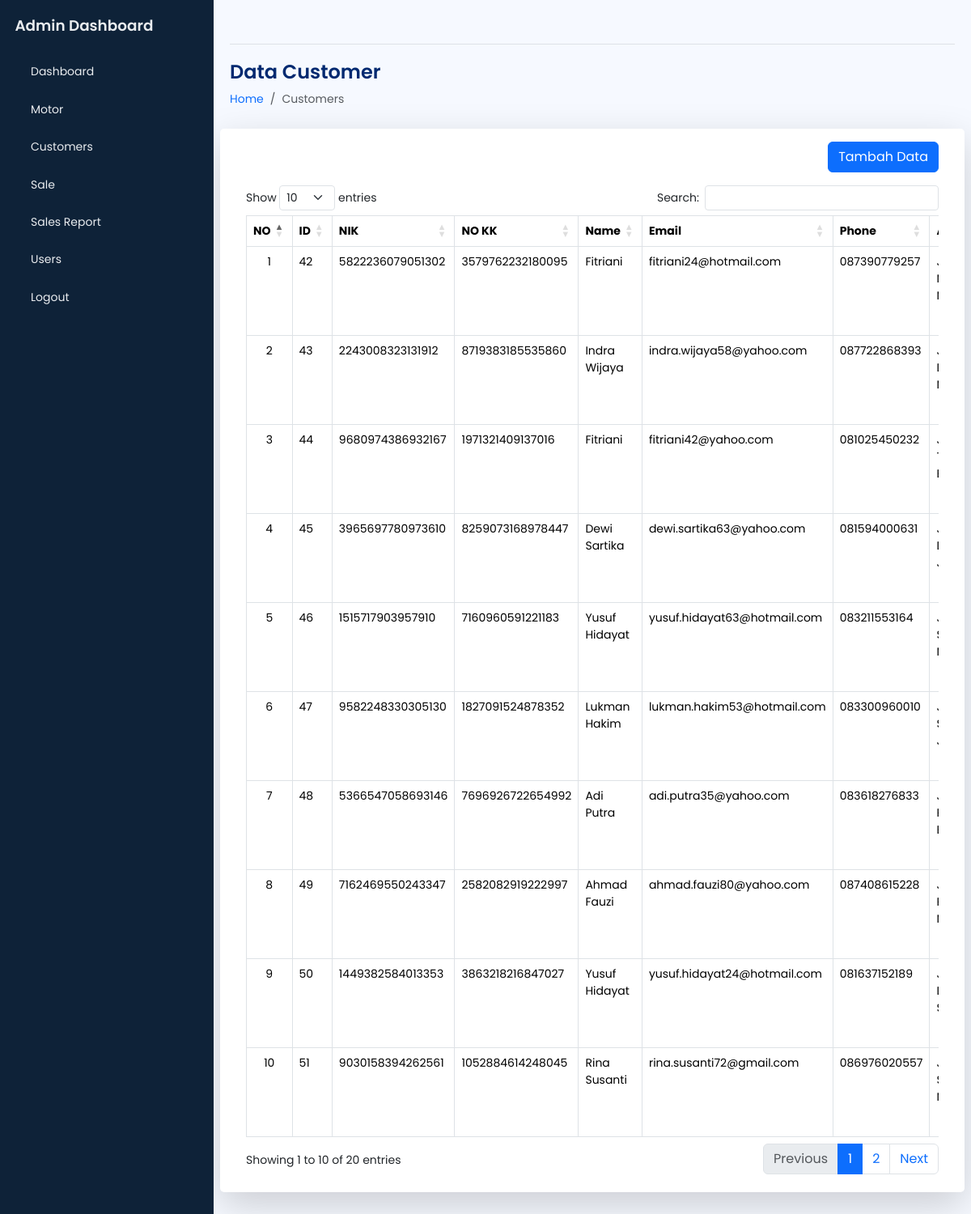
The page /admin/manage_customers.php (signed in) on the database its author committed.
### tables this page shows
CREATE TABLE `customers` (
  `customer_id` int(11) NOT NULL,
  `nik` varchar(25) NOT NULL,
  `no_kk` varchar(25) NOT NULL,
  `name` varchar(100) NOT NULL,
  `email` varchar(100) NOT NULL,
  `phone` varchar(20) DEFAULT NULL,
  `address` text DEFAULT NULL,
  `ktp` varchar(255) NOT NULL,
  `kk` varchar(255) NOT NULL,
  `created_at` timestamp NOT NULL DEFAULT current_timestamp()
);

### admin/manage_customers.php (the view, shortened to what this page needs)
<?php
require_once '../config.php';
$sql = "SELECT * FROM customers";
$result = $conn->query($sql);
?>
<!DOCTYPE html>
<html lang="en">
<head>
    <?php include 'template/header.php'; ?>
</head>
<body>
    <div class="wrapper">
        <?php include 'template/sidebar.php'; ?>
        <main id="main" class="main">
            <?php include 'template/nav.php'; ?>
            <div class="pagetitle">
                <h1 class="mb-2">Data Customer</h1>
                <nav>
                    <ol class="breadcrumb">
                        <li class="breadcrumb-item"><a href="index.html">Home</a></li>
                        <li class="breadcrumb-item active">Customers</li>
                    </ol>
                </nav>
            </div>
            <section class="section dashboard">
                <div class="row">
                    <div class="col-lg-12">
                        <div class="row">
                            <div class="card shadow-lg">
                                <div class="card-body">
                                    <div class="d-flex justify-content-end">
                                        <button type="button" class="btn btn-primary mb-3 mt-3" data-bs-toggle="modal" data-bs-target="#CustomerModal">Tambah Data</button>
                                    </div>
                                    <div class="overflow-x-auto">
                                        <table class="table table-bordered display overflow-scroll" id="customerTable">
                                            <thead>
                                                <tr>
                                                    <th>NO</th>
                                                    <th>ID</th>
                                                    <th>NIK</th>
                                                    <th>NO KK</th>
                                                    <th>Name</th>
                                                    <th>Email</th>
                                                    <th>Phone</th>
                                                    <th>Address</th>
                                                </tr>
                                            </thead>
                                            <tbody>
                                                <?php $no = 1; ?>
                                                <?php while ($row = $result->fetch_assoc()) : ?>
                                                    <tr>
                                                        <td class="text-center"><?php echo $no++; ?></td>
                                                        <td><?php echo $row['customer_id']; ?></td>
                                                        <td><?php echo $row['nik']; ?></td>
                                                        <td><?php echo $row['no_kk']; ?></td>
                                                        <td><?php echo $row['name']; ?></td>
                                                        <td><?php echo $row['email']; ?></td>
                                                        <td><?php echo $row['phone']; ?></td>
                                                        <td><?php echo $row['address']; ?></td>
                                                    </tr>
                                                <?php endwhile; ?>
                                            </tbody>
                                        </table>
                                    </div>
                                </div>
                            </div>
                        </div>
                    </div>
                </div>
            </section>
        </main>
    </div>
</body>
</html>

### admin/assets/css/style.css (style rules this page uses)
body { font-family: "Poppins", sans-serif; font-size: 0.875rem; opacity: 1; overflow-y: scroll; background: #f6f9ff; color: #444444; }
a { cursor: pointer; text-decoration: none; font-family: "Poppins", sans-serif; }
li { list-style: none; }
.wrapper { align-items: stretch; display: flex; width: 100%; }
.main { display: flex; flex-direction: column; min-height: 100vh; min-width: 0; overflow: hidden; transition: all 0.35s ease-in-out; width: 100%; padding: 0 20px 30px; }
.pagetitle { margin-bottom: 10px; margin-top: 20px; }
.pagetitle h1 { font-size: 24px; margin-bottom: 0; font-weight: 600; color: #012970; }
.card { margin-bottom: 30px; border: none; background-color: white; border-radius: 5px; box-shadow: 0px 0 30px rgba(1, 41, 112, 0.1); }
.card-body { padding: 0 20px 20px 20px; }

### rows shown on the page
customers: customer_id "42", nik "5822236079051302", no_kk "3579762232180095", name "Fitriani", email "fitriani24@hotmail.com", phone "087390779257"
customers: customer_id "43", nik "2243008323131912", no_kk "8719383185535860", name "Indra Wijaya", email "indra.wijaya58@yahoo.com", phone "087722868393"
customers: customer_id "44", nik "9680974386932167", no_kk "1971321409137016", name "Fitriani", email "fitriani42@yahoo.com", phone "081025450232"
customers: customer_id "45", nik "3965697780973610", no_kk "8259073168978447", name "Dewi Sartika", email "dewi.sartika63@yahoo.com", phone "081594000631"
customers: customer_id "46", nik "1515717903957910", no_kk "7160960591221183", name "Yusuf Hidayat", email "yusuf.hidayat63@hotmail.com", phone "083211553164"
customers: customer_id "47", nik "9582248330305130", no_kk "1827091524878352", name "Lukman Hakim", email "lukman.hakim53@hotmail.com", phone "083300960010"
customers: customer_id "48", nik "5366547058693146", no_kk "7696926722654992", name "Adi Putra", email "adi.putra35@yahoo.com", phone "083618276833"
customers: customer_id "49", nik "7162469550243347", no_kk "2582082919222997", name "Ahmad Fauzi", email "ahmad.fauzi80@yahoo.com", phone "087408615228"
customers: customer_id "50", nik "1449382584013353", no_kk "3863218216847027", name "Yusuf Hidayat", email "yusuf.hidayat24@hotmail.com", phone "081637152189"
customers: customer_id "51", nik "9030158394262561", no_kk "1052884614248045", name "Rina Susanti", email "rina.susanti72@gmail.com", phone "086976020557"
